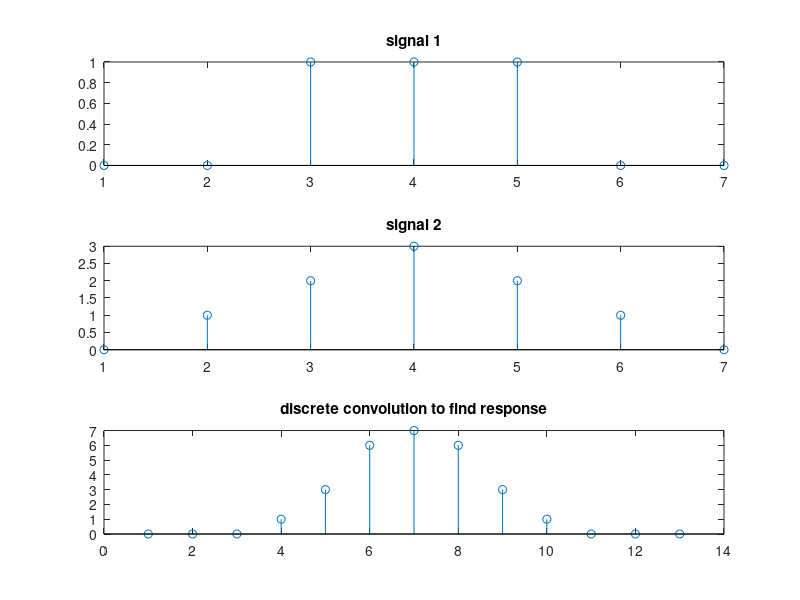

Recreate this plot in MATLAB.
n = -2:2;
x=[0 0 1 1 1 0 0];
y=[0 1 2 3 2 1 0];
C=conv(x,y);
subplot(3,1,1);
stem(x);
title('signal 1');
subplot(3,1,2);
stem(y);
title('signal 2');
subplot(3,1,3);
stem(C);
title('discrete convolution to find response');